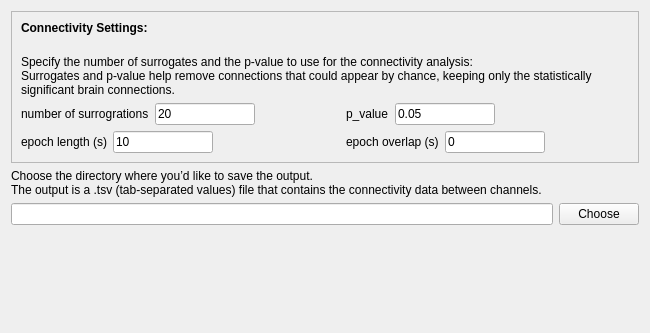
<?xml version="1.0" encoding="UTF-8"?>
<ui version="4.0">
 <class>WpliConnectivitySettingsView</class>
 <widget class="QWidget" name="WpliConnectivitySettingsView">
  <property name="geometry">
   <rect>
    <x>0</x>
    <y>0</y>
    <width>650</width>
    <height>333</height>
   </rect>
  </property>
  <property name="windowTitle">
   <string>Form</string>
  </property>
  <property name="styleSheet">
   <string notr="true">font: 10pt &quot;Roboto-Regular&quot;;</string>
  </property>
  <layout class="QVBoxLayout" name="verticalLayout_3">
   <item>
    <widget class="QFrame" name="frame">
     <property name="frameShape">
      <enum>QFrame::Shape::StyledPanel</enum>
     </property>
     <property name="frameShadow">
      <enum>QFrame::Shadow::Raised</enum>
     </property>
     <layout class="QVBoxLayout" name="verticalLayout_4">
      <item>
       <widget class="QLabel" name="label_3">
        <property name="text">
         <string>&lt;html&gt;&lt;head/&gt;&lt;body&gt;&lt;p&gt;&lt;span style=&quot; font-weight:700;&quot;&gt;Connectivity Settings:&lt;/span&gt;&lt;br/&gt;&lt;/p&gt;&lt;/body&gt;&lt;/html&gt;</string>
        </property>
       </widget>
      </item>
      <item>
       <widget class="QLabel" name="label">
        <property name="text">
         <string>Specify the number of surrogates and the p-value to use for the connectivity analysis:
Surrogates and p-value help remove connections that could appear by chance, keeping only the statistically
significant brain connections.</string>
        </property>
       </widget>
      </item>
      <item>
       <layout class="QHBoxLayout" name="horizontalLayout_7">
        <item>
         <layout class="QVBoxLayout" name="verticalLayout_2">
          <item>
           <layout class="QHBoxLayout" name="horizontalLayout_5">
            <item>
             <widget class="QLabel" name="num_surr_label">
              <property name="text">
               <string>number of surrogrations</string>
              </property>
             </widget>
            </item>
            <item>
             <widget class="QLineEdit" name="num_surr_lineedit">
              <property name="maximumSize">
               <size>
                <width>100</width>
                <height>16777215</height>
               </size>
              </property>
              <property name="text">
               <string>20</string>
              </property>
             </widget>
            </item>
            <item>
             <spacer name="horizontalSpacer_4">
              <property name="orientation">
               <enum>Qt::Orientation::Horizontal</enum>
              </property>
              <property name="sizeHint" stdset="0">
               <size>
                <width>40</width>
                <height>20</height>
               </size>
              </property>
             </spacer>
            </item>
           </layout>
          </item>
          <item>
           <layout class="QHBoxLayout" name="horizontalLayout_4">
            <item>
             <widget class="QLabel" name="epoch_length_label">
              <property name="text">
               <string>epoch length (s)</string>
              </property>
             </widget>
            </item>
            <item>
             <widget class="QLineEdit" name="epoch_length_lineEdit">
              <property name="maximumSize">
               <size>
                <width>100</width>
                <height>16777215</height>
               </size>
              </property>
              <property name="text">
               <string>10</string>
              </property>
             </widget>
            </item>
            <item>
             <spacer name="horizontalSpacer_3">
              <property name="orientation">
               <enum>Qt::Orientation::Horizontal</enum>
              </property>
              <property name="sizeHint" stdset="0">
               <size>
                <width>40</width>
                <height>20</height>
               </size>
              </property>
             </spacer>
            </item>
           </layout>
          </item>
         </layout>
        </item>
        <item>
         <spacer name="horizontalSpacer">
          <property name="orientation">
           <enum>Qt::Orientation::Horizontal</enum>
          </property>
          <property name="sizeHint" stdset="0">
           <size>
            <width>40</width>
            <height>20</height>
           </size>
          </property>
         </spacer>
        </item>
        <item>
         <layout class="QVBoxLayout" name="verticalLayout">
          <item>
           <layout class="QHBoxLayout" name="horizontalLayout">
            <item>
             <widget class="QLabel" name="p_value_label">
              <property name="text">
               <string>p_value</string>
              </property>
             </widget>
            </item>
            <item>
             <widget class="QLineEdit" name="p_value_lineedit">
              <property name="maximumSize">
               <size>
                <width>100</width>
                <height>16777215</height>
               </size>
              </property>
              <property name="text">
               <string>0.05</string>
              </property>
             </widget>
            </item>
            <item>
             <spacer name="horizontalSpacer_5">
              <property name="orientation">
               <enum>Qt::Orientation::Horizontal</enum>
              </property>
              <property name="sizeHint" stdset="0">
               <size>
                <width>40</width>
                <height>20</height>
               </size>
              </property>
             </spacer>
            </item>
           </layout>
          </item>
          <item>
           <layout class="QHBoxLayout" name="horizontalLayout_3">
            <item>
             <widget class="QLabel" name="epoch_overlap_label">
              <property name="text">
               <string>epoch overlap (s)</string>
              </property>
             </widget>
            </item>
            <item>
             <widget class="QLineEdit" name="epoch_overlap_lineEdit">
              <property name="maximumSize">
               <size>
                <width>100</width>
                <height>16777215</height>
               </size>
              </property>
              <property name="text">
               <string>0</string>
              </property>
             </widget>
            </item>
            <item>
             <spacer name="horizontalSpacer_6">
              <property name="orientation">
               <enum>Qt::Orientation::Horizontal</enum>
              </property>
              <property name="sizeHint" stdset="0">
               <size>
                <width>40</width>
                <height>20</height>
               </size>
              </property>
             </spacer>
            </item>
           </layout>
          </item>
         </layout>
        </item>
        <item>
         <spacer name="horizontalSpacer_2">
          <property name="orientation">
           <enum>Qt::Orientation::Horizontal</enum>
          </property>
          <property name="sizeHint" stdset="0">
           <size>
            <width>40</width>
            <height>20</height>
           </size>
          </property>
         </spacer>
        </item>
       </layout>
      </item>
     </layout>
    </widget>
   </item>
   <item>
    <widget class="QLabel" name="label_2">
     <property name="text">
      <string>Choose the directory where you’d like to save the output.
The output is a .tsv (tab-separated values) file that contains the connectivity data between channels.</string>
     </property>
    </widget>
   </item>
   <item>
    <layout class="QHBoxLayout" name="horizontalLayout_2">
     <item>
      <widget class="QLineEdit" name="lineEdit"/>
     </item>
     <item>
      <widget class="QPushButton" name="Output_pat_pushButton">
       <property name="text">
        <string>Choose</string>
       </property>
      </widget>
     </item>
    </layout>
   </item>
   <item>
    <spacer name="verticalSpacer">
     <property name="orientation">
      <enum>Qt::Orientation::Vertical</enum>
     </property>
     <property name="sizeHint" stdset="0">
      <size>
       <width>20</width>
       <height>40</height>
      </size>
     </property>
    </spacer>
   </item>
  </layout>
 </widget>
 <resources/>
 <connections/>
</ui>
